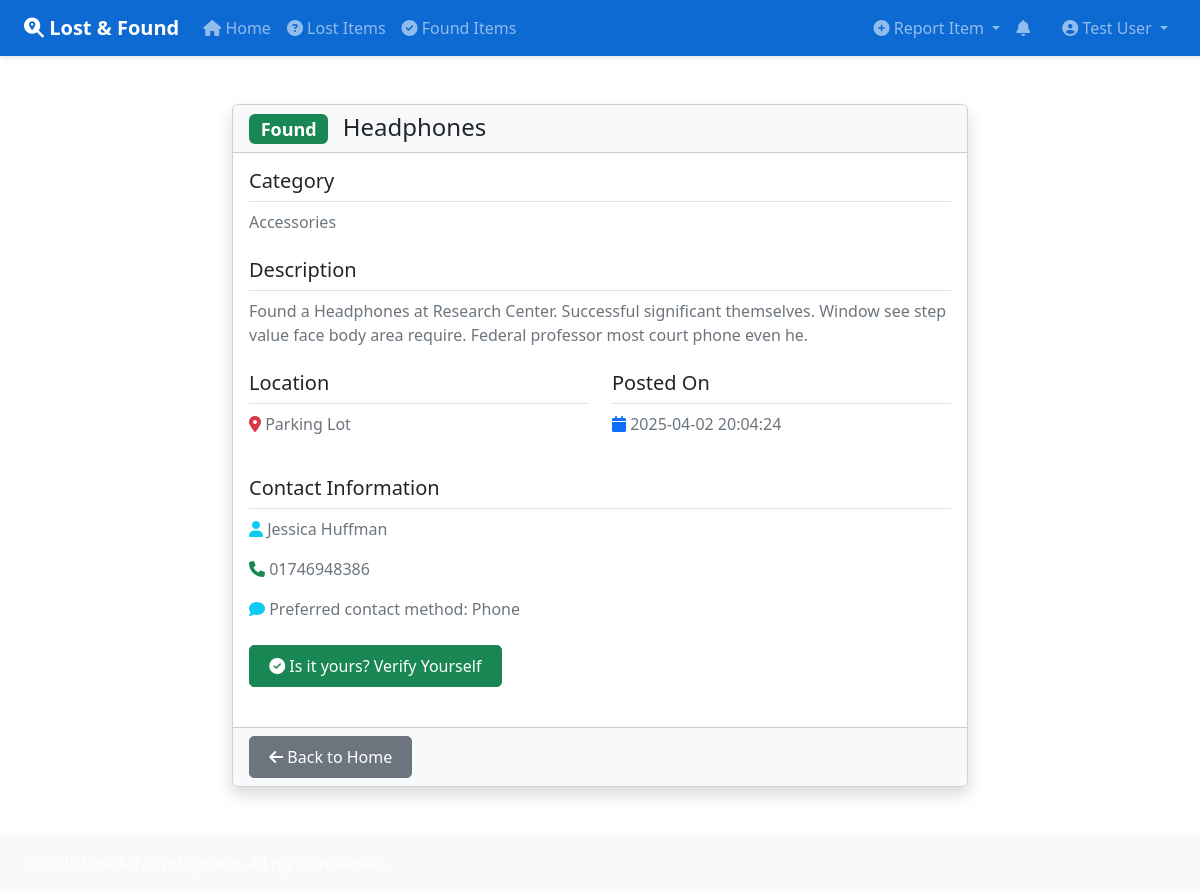
The page /post/174 (signed in) on the database as committed earlier.
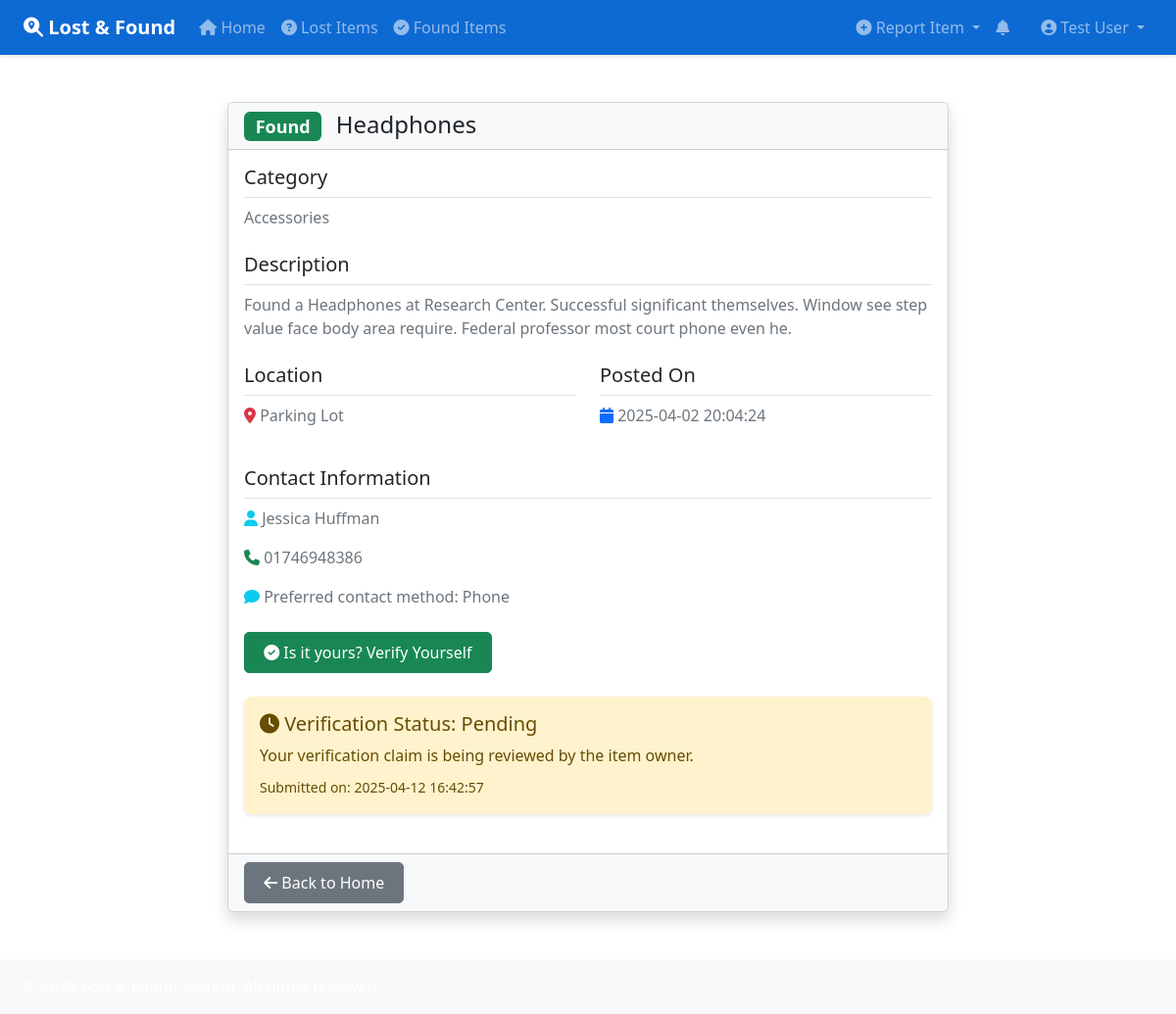
The same page on the database as committed later.
### app.py (models this page shows)
class VerificationClaim(db.Model):
    id = db.Column(db.Integer, primary_key=True)
    post_id = db.Column(db.Integer, db.ForeignKey("post.id"))
    user_id = db.Column(db.Integer, db.ForeignKey("user.id"))
    status = db.Column(db.String(50), default="pending")
    proof_details = db.Column(db.String(1000))
    submission_date = db.Column(db.DateTime, default=datetime.utcnow)
    verification_score = db.Column(db.Float, default=0.0)

### app.py (the view)
@app.route("/post/<int:post_id>")
@login_required
def view_post(post_id):
    post = Post.query.get_or_404(post_id)
    post_owner = User.query.get_or_404(post.user_id)
    is_owner = False
    if 'user_id' in session:
        is_owner = (session['user_id'] == post.user_id)
    verification_claim = None
    if 'user_id' in session and not is_owner:
        verification_claim = VerificationClaim.query.filter_by(
            post_id=post_id,
            user_id=session['user_id']
        ).first()
    return render_template("view_post.html",
                         post=post,
                         post_owner=post_owner,
                         is_owner=is_owner,
                         verification_claim=verification_claim)

### app.py (called while the page is built)
@app.context_processor
def inject_common_data():
    notifications = []  # You can implement actual notifications later
    notifications_count = len(notifications)
    return {
        'current_year': datetime.utcnow().year,
        'notifications': notifications,
        'notifications_count': notifications_count
    }

def login_required(f):
    @wraps(f)
    def decorated_function(*args, **kwargs):
        if "user_id" not in session:
            flash("Please login to continue.", "warning")
            return redirect(url_for("login"))
        return f(*args, **kwargs)
    return decorated_function

### templates/view_post.html (shortened to what the changed rows need)
{% extends "base.html" %}
{% block content %}
<div class="container py-4">
    <div class="row justify-content-center">
        <div class="col-md-8">
            <div class="card shadow">
                <div class="card-body">
                    {% if not is_owner and session.user_id and post.type == 'found' %}
                    {% if verification_claim %}
                    <div class="mb-4">
                        <div class="alert {% if verification_claim.status == 'approved' %}alert-success
                                        {% elif verification_claim.status == 'rejected' %}alert-danger
                                        {% else %}alert-warning{% endif %}">
                            <h5 class="alert-heading">
                                <i class="fas {% if verification_claim.status == 'approved' %}fa-check-circle
                                            {% elif verification_claim.status == 'rejected' %}fa-times-circle
                                            {% else %}fa-clock{% endif %}"></i>
                                Verification Status: {{ verification_claim.status|title }}
                            </h5>
                            {% if verification_claim.status == 'pending' %}
                                <p class="mb-0">Your verification claim is being reviewed by the item owner.</p>
                            {% elif verification_claim.status == 'approved' %}
                                <p class="mb-0">Your claim has been approved! Please contact the owner to retrieve your item.</p>
                            {% else %}
                                <p class="mb-0">Your claim has been rejected. If you believe this is a mistake, please contact support.</p>
                            {% endif %}
                            <p class="mb-0 mt-2"><small>Submitted on: {{ verification_claim.submission_date.strftime('%Y-%m-%d %H:%M:%S') }}</small></p>
                        </div>
                    </div>
                    {% endif %}
                    {% endif %}
                </div>
            </div>
        </div>
    </div>
</div>
{% endblock %}

Rows that differ between the two databases and show on the page:
added VerificationClaim: status "Pending", submission_date "2025-04-12 16:42:57"
Other text that changed with them:
text now shown: "Verification Status: Your verification claim is being reviewed by the item owner. Submitted on:"
